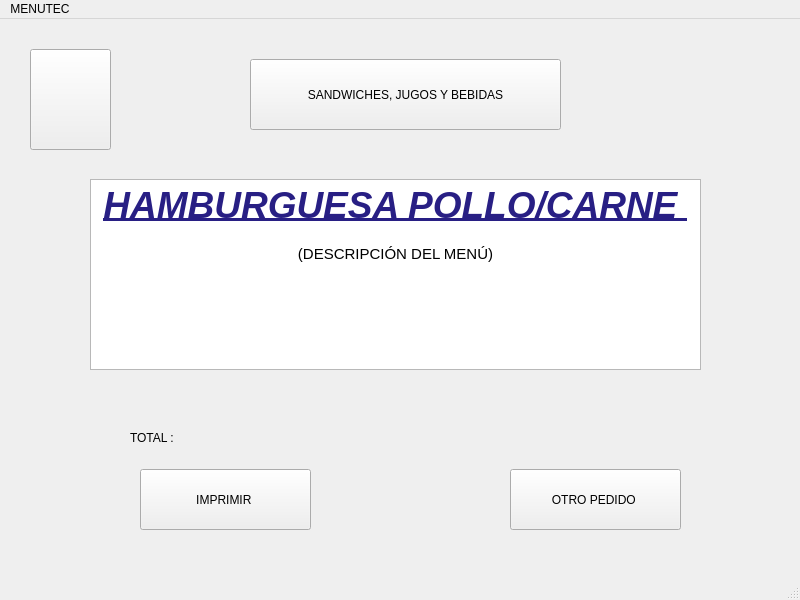
<?xml version="1.0" encoding="UTF-8"?>
<ui version="4.0">
 <class>panes2Window</class>
 <widget class="QMainWindow" name="panes2Window">
  <property name="geometry">
   <rect>
    <x>0</x>
    <y>0</y>
    <width>800</width>
    <height>600</height>
   </rect>
  </property>
  <property name="windowTitle">
   <string>MainWindow</string>
  </property>
  <widget class="QWidget" name="centralwidget">
   <widget class="QPushButton" name="pushButton_3">
    <property name="geometry">
     <rect>
      <x>140</x>
      <y>450</y>
      <width>171</width>
      <height>61</height>
     </rect>
    </property>
    <property name="text">
     <string>IMPRIMIR </string>
    </property>
   </widget>
   <widget class="QLabel" name="label">
    <property name="geometry">
     <rect>
      <x>130</x>
      <y>410</y>
      <width>68</width>
      <height>17</height>
     </rect>
    </property>
    <property name="text">
     <string>TOTAL : </string>
    </property>
   </widget>
   <widget class="QPushButton" name="pushButton">
    <property name="geometry">
     <rect>
      <x>250</x>
      <y>40</y>
      <width>311</width>
      <height>71</height>
     </rect>
    </property>
    <property name="text">
     <string>SANDWICHES, JUGOS Y BEBIDAS</string>
    </property>
    <property name="icon">
     <iconset>
      <normaloff>../../.designer/backup/UTEC.png</normaloff>../../.designer/backup/UTEC.png</iconset>
    </property>
   </widget>
   <widget class="QPushButton" name="pushButton_2">
    <property name="geometry">
     <rect>
      <x>30</x>
      <y>30</y>
      <width>81</width>
      <height>101</height>
     </rect>
    </property>
    <property name="text">
     <string/>
    </property>
    <property name="icon">
     <iconset>
      <normaloff>../../.designer/backup/flecha-hacia-la-izquierda-antes-de-icono-4330-128.png</normaloff>../../.designer/backup/flecha-hacia-la-izquierda-antes-de-icono-4330-128.png</iconset>
    </property>
    <property name="iconSize">
     <size>
      <width>100</width>
      <height>100</height>
     </size>
    </property>
   </widget>
   <widget class="QTextEdit" name="textEdit">
    <property name="geometry">
     <rect>
      <x>90</x>
      <y>160</y>
      <width>611</width>
      <height>191</height>
     </rect>
    </property>
    <property name="html">
     <string>&lt;!DOCTYPE HTML PUBLIC &quot;-//W3C//DTD HTML 4.0//EN&quot; &quot;http://www.w3.org/TR/REC-html40/strict.dtd&quot;&gt;
&lt;html&gt;&lt;head&gt;&lt;meta name=&quot;qrichtext&quot; content=&quot;1&quot; /&gt;&lt;style type=&quot;text/css&quot;&gt;
p, li { white-space: pre-wrap; }
&lt;/style&gt;&lt;/head&gt;&lt;body style=&quot; font-family:'Ubuntu'; font-size:11pt; font-weight:400; font-style:normal;&quot;&gt;
&lt;p align=&quot;center&quot; style=&quot; margin-top:0px; margin-bottom:0px; margin-left:0px; margin-right:0px; -qt-block-indent:0; text-indent:0px;&quot;&gt;&lt;span style=&quot; font-size:28pt; font-weight:600; font-style:italic; text-decoration: underline; color:#281f84;&quot;&gt;HAMBURGUESA POLLO/CARNE &lt;/span&gt;&lt;/p&gt;
&lt;p align=&quot;center&quot; style=&quot;-qt-paragraph-type:empty; margin-top:0px; margin-bottom:0px; margin-left:0px; margin-right:0px; -qt-block-indent:0; text-indent:0px; font-weight:600; font-style:italic; text-decoration: underline;&quot;&gt;&lt;br /&gt;&lt;/p&gt;
&lt;p align=&quot;center&quot; style=&quot; margin-top:0px; margin-bottom:0px; margin-left:0px; margin-right:0px; -qt-block-indent:0; text-indent:0px;&quot;&gt;(DESCRIPCIÓN DEL MENÚ)&lt;/p&gt;&lt;/body&gt;&lt;/html&gt;</string>
    </property>
   </widget>
   <widget class="QPushButton" name="pushButton_4">
    <property name="geometry">
     <rect>
      <x>510</x>
      <y>450</y>
      <width>171</width>
      <height>61</height>
     </rect>
    </property>
    <property name="text">
     <string>OTRO PEDIDO </string>
    </property>
   </widget>
  </widget>
  <widget class="QMenuBar" name="menubar">
   <property name="geometry">
    <rect>
     <x>0</x>
     <y>0</y>
     <width>800</width>
     <height>25</height>
    </rect>
   </property>
   <widget class="QMenu" name="menuMENUTEC">
    <property name="title">
     <string>MENUTEC</string>
    </property>
   </widget>
   <addaction name="menuMENUTEC"/>
  </widget>
  <widget class="QStatusBar" name="statusbar"/>
 </widget>
 <resources/>
 <connections/>
</ui>
